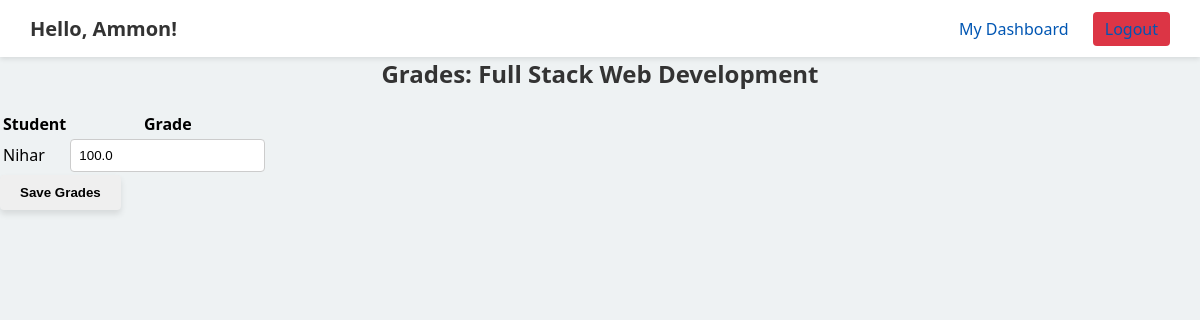
/teacher/course/1 (signed in), run on the app's committed database.
### models.py (models this page shows, shortened)
class User(db.Model, UserMixin):
    __tablename__ = "users"
    id            = db.Column(db.Integer,   primary_key=True)
    username      = db.Column(db.String(50), unique=True, nullable=False)
    password_hash = db.Column(db.String(128), nullable=False)
    role          = db.Column(db.String(10), nullable=False)
    enrollments    = db.relationship(
        "Enrollment",
        back_populates="student",
        cascade="all, delete-orphan"
    )
    taught_courses = db.relationship(
        "Course",
        back_populates="teacher",
        cascade="all, delete-orphan"
    )

class Course(db.Model):
    __tablename__ = "courses"
    id         = db.Column(db.Integer, primary_key=True)
    name       = db.Column(db.String(120), nullable=False)
    time       = db.Column(db.String(120), nullable=False)          # NEW
    capacity   = db.Column(db.Integer, nullable=False)
    teacher_id = db.Column(
        db.Integer,
        db.ForeignKey("users.id", ondelete="CASCADE"),
        nullable=False
    )
    teacher     = db.relationship("User",   back_populates="taught_courses")
    enrollments = db.relationship(
        "Enrollment",
        back_populates="course",
        cascade="all, delete-orphan"
    )

class Enrollment(db.Model):
    __tablename__ = "enrollments"
    id         = db.Column(db.Integer, primary_key=True)
    student_id = db.Column(
        db.Integer,
        db.ForeignKey("users.id", ondelete="CASCADE"),
        nullable=False
    )
    course_id  = db.Column(
        db.Integer,
        db.ForeignKey("courses.id", ondelete="CASCADE"),
        nullable=False
    )
    grade      = db.Column(db.Float)
    student    = db.relationship("User",   back_populates="enrollments")
    course     = db.relationship("Course", back_populates="enrollments")

### app.py (the view, shortened to what this page needs)
@app.route("/teacher/course/<int:course_id>", methods=["GET", "POST"])
@login_required
def teacher_course(course_id):
    if current_user.role != "teacher":
        return redirect(url_for("home"))
    course = Course.query.get_or_404(course_id)
    if course.teacher_id != current_user.id:
        flash("Not your class.", "danger")
        return redirect(url_for("teacher_dashboard"))
    return render_template("teacher_course.html", course=course)

### app.py (called while the page is built)
@login_manager.user_loader
def load_user(uid):
    return db.session.get(User, int(uid))

### templates/teacher_course.html (shortened to what this page needs)
{% extends "base.html" %}
{% block content %}
  <h2>Grades: {{course.name}}</h2>
  <form method="post">
    <table class="table">
      <tr><th>Student</th><th>Grade</th></tr>
      {% for e in course.enrollments %}
        <tr>
          <td>{{e.student.username}}</td>
          <td>
            <input type="number" name="grade_{{e.id}}"
                   value="{{e.grade or 0}}" step="0.1">
          </td>
        </tr>
      {% endfor %}
    </table>
    <button class="btn" type="submit">Save Grades</button>
  </form>
{% endblock %}

### templates/base.html (shortened to what this page needs)
<!DOCTYPE html>
<html lang="en">
  <head>
    <link
      rel="stylesheet"
      href="{{ url_for('static', filename='css/styles.css') }}"
    />
  </head>
  <body>
    {% if current_user.is_authenticated %}
    <header class="site-header">
      <h1 class="greeting">Hello, {{ current_user.username }}!</h1>
      <nav class="main-nav">
        {% if current_user.role == 'admin' %}
          <a href="{{ url_for('admin.index') }}">Admin Home</a>
          <a href="{{ url_for('admin_users') }}">Users</a>
        {% elif current_user.role == 'teacher' %}
          <a href="{{ url_for('teacher_dashboard') }}">My Dashboard</a>
        {% else %}
          <a href="{{ url_for('student_dashboard') }}">My Dashboard</a>
        {% endif %}
        <a href="{{ url_for('logout') }}" class="logout-btn">Logout</a>
      </nav>
    </header>
    {% endif %}
    <main class="content">
      {% block content %}{% endblock %}
    </main>
  </body>
</html>

### static/css/styles.css (style rules this page uses)
* { box-sizing: border-box; }
body { font-family: 'Segoe UI', Tahoma, Geneva, Verdana, sans-serif; background-color: #eef2f3; margin: 0; padding: 0; }
.site-header { background-color: #ffffff; padding: 15px 30px; box-shadow: 0 2px 5px rgba(0,0,0,0.1); display: flex; align-items: center; justify-content: space-between; }
.greeting { margin: 0; font-size: 20px; color: #333; }
.main-nav a { margin-left: 20px; text-decoration: none; color: #0056b3; font-weight: 500; transition: color 0.2s ease; }
.logout-btn { padding: 6px 12px; background: #dc3545; color: #fff; border-radius: 4px; text-decoration: none; font-weight: bold; transition: background 0.2s ease; }
h1, h2 { text-align: center; color: #333; margin-top: 0; }
form input[type="text"], form input[type="number"] { padding: 8px; border: 1px solid #ccc; border-radius: 4px; width: 100%; }
.btn { padding: 10px 20px; border: none; border-radius: 4px; cursor: pointer; font-weight: bold; transition: background-color 0.3s ease, transform 0.2s ease, box-shadow 0.2s ease; box-shadow: 0 4px 6px rgba(0,0,0,0.1); }

### data on the page
User: username "Ammon"
Course: name "Full Stack Web Development"
Enrollment: student.username "Nihar", grade "100.0"
